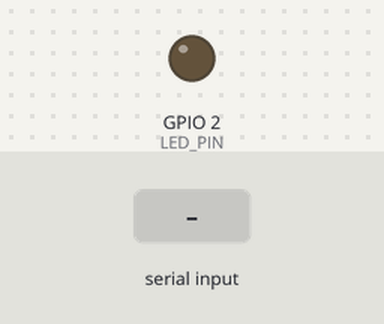
A sketch run on a simulated ESP32. Shown: output pins drawn as LEDs (lit = HIGH). The inputs (shaded band) are chosen by the test bench. WiFi joins after 1.5 s; servers stay silent unless stated; the local clock reads 2024-03-15 10:24:30 at power-on unless the sketch sets it; not simulated (calls return 0 or success): secrets.h; what the sketch prints to the serial monitor is not drawn.

Above: at 1.2 s.
1.3 s: "CLOCK,WAITING\n" received over the second serial link
At 2.1 s:
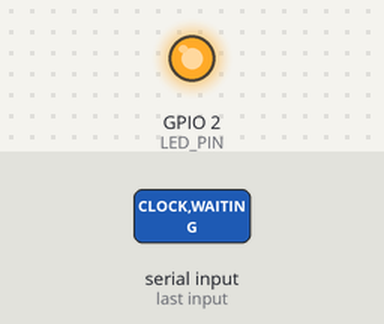
3.0 s: "LOG,\n" received over the second serial link
4.5 s: "1\n" received over the second serial link
Timing chart, 0 to 7.5 s (numbered marks = the images above; inputs shaded):
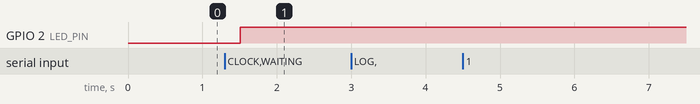

The sketch:

esp32_bridge.ino
```cpp
/*
  ESP32 WiFi+NTP 桥接板 —— 给 Arduino Uno 门禁系统当"联网小助手"
  --------------------------------------------------------------
  Uno 自己不能连WiFi,也没有靠谱的实时时钟,所以用这块ESP32:
    1) 连WiFi、连NTP服务器,把"现在几点"通过串口喂给Uno
    2) Uno刷卡产生的日志,通过串口转发给这块板子,再由它POST到
       Google Apps Script 的网页(Uno自己没法直接发HTTPS请求)

  接线(硬件说明):
    - ESP32 与 Uno 之间用 UART2 通信,9600波特:
        ESP32 RX2(GPIO16) <---- 分压电阻 ---- Uno A1 (当TX用)
          Uno输出是5V,ESP32的IO口只能耐受3.3V,所以Uno->ESP32这一路
          必须经过分压电阻(比如 1kΩ+2kΩ,或者现成的双向电平转换模块),
          不分压直接接,长期可能烧坏ESP32的GPIO16。
        ESP32 TX2(GPIO17) ----直接接----> Uno A0 (当RX用)
          ESP32是3.3V输出,Uno的输入脚在3.3V时也能识别成高电平,
          所以这一路不需要分压,直接接就行。
        代码里 Serial2.begin(9600, SERIAL_8N1, 16, 17);
    - 供电: ESP32的VIN接Uno的5V输出(或者ESP32自己用USB供电都行),
      两块板子必须共地(GND接GND),不然UART信号会乱。
    - USB Serial(Serial,115200波特)只用来在电脑上看调试信息,
      跟Uno通信完全走UART2(Serial2),两路互不干扰。
    - 板载LED(GPIO2): WiFi和NTP都正常时常亮,只要有一个没好就熄灭,
      一眼就能看出这块板子是否"联网正常"。

  行为说明:
    - WiFi断线不会卡死程序,每15秒自动重连一次,重连期间其它功能
      (读Uno的日志、维护重试队列)照常运行。
    - NTP首次同步成功后,立刻给Uno发一次当前时间,之后每60分钟
      自动补发一次,防止Uno自己的计时慢慢跑偏。
    - 如果Uno重启了(它开机时会一直发"CLOCK,WAITING"等着要时间),
      ESP32只要收到含有"CLOCK,WAITING"的行,就会立刻重发一次时间,
      不用等到下一个60分钟。
    - Uno发来的 "LOG,时间戳,时间字符串,姓名,卡号,结果" 会被解析成JSON
      转发到网页后台;网络不通或者发送失败时,先存进内存里的环形队列
      (最多存20条,超过就丢最老的一条),每60秒等WiFi正常时自动重试。
*/

#include <WiFi.h>
#include <WiFiClientSecure.h>
#include <HTTPClient.h>
#include <time.h>

// WiFi账号密码 + webhook 都在 secrets.h(不进git)——复制 secrets.h.example 填你的值
#include "secrets.h"

// 洛杉矶时区(带夏令时自动切换),NTP服务器用两个,一个挂了还有备用的
#define TZ_INFO "PST8PDT,M3.2.0,M11.1.0"
const char *NTP_SERVER1 = "pool.ntp.org";
const char *NTP_SERVER2 = "time.google.com";

// 门禁日志要POST到的网页(Google Apps Script)—— WEBHOOK_URL 定义在 secrets.h

#define LED_PIN 2

// ---------- 各种时间间隔 ----------
const unsigned long WIFI_RETRY_MS = 15UL * 1000UL;         // WiFi断线后每15秒重试
const unsigned long TIME_SEND_INTERVAL_MS = 60UL * 60UL * 1000UL; // 每60分钟补发一次时间
const unsigned long QUEUE_FLUSH_INTERVAL_MS = 60UL * 1000UL;      // 每60秒清一次重试队列

// ---------- 重试队列(环形缓冲区,最多存20条待发的JSON) ----------
#define QUEUE_CAP 20
String jsonQueue[QUEUE_CAP];
int qHead = 0;    // 最老的一条在哪个位置
int qCount = 0;   // 队列里现在有几条

// ---------- 状态变量 ----------
unsigned long lastWifiAttempt = 0;
unsigned long lastTimeSendMillis = 0;
unsigned long lastQueueFlush = 0;
bool wifiWasConnected = false;
bool ntpConfigured = false;
bool ntpSyncedPrev = false;
String uartBuf = "";   // 从Uno收字符,拼成一整行

void setup() {
  Serial.begin(115200);
  Serial2.begin(9600, SERIAL_8N1, 16, 17); // RX2=16 TX2=17,跟Uno通信
  pinMode(LED_PIN, OUTPUT);
  digitalWrite(LED_PIN, LOW);
  WiFi.mode(WIFI_STA);
  Serial.println(F("[BOOT] ESP32桥接板启动"));
}

void loop() {
  maintainWiFi();

  bool wifiConnected = (WiFi.status() == WL_CONNECTED);

  // 刚连上WiFi:启动NTP同步(只需要调用一次)
  if (wifiConnected && !wifiWasConnected) {
    Serial.print(F("[WiFi] 已连接: "));
    Serial.println(WiFi.localIP());
    if (!ntpConfigured) {
      configTzTime(TZ_INFO, NTP_SERVER1, NTP_SERVER2);
      ntpConfigured = true;
      Serial.println(F("[NTP] 已启动同步"));
    }
  }
  if (!wifiConnected && wifiWasConnected) {
    Serial.println(F("[WiFi] 断线了,进入重试模式"));
  }
  wifiWasConnected = wifiConnected;

  bool ntpSyncedNow = isNtpSynced();

  // 首次同步成功:立刻给Uno发一次时间
  if (ntpSyncedNow && !ntpSyncedPrev) {
    Serial.println(F("[NTP] 首次同步成功"));
    sendTimeToUno();
  }
  ntpSyncedPrev = ntpSyncedNow;

  // 每60分钟补发一次时间,防止Uno那边慢慢跑偏
  if (ntpSyncedNow && (millis() - lastTimeSendMillis >= TIME_SEND_INTERVAL_MS)) {
    sendTimeToUno();
  }

  handleUnoSerial();

  // 每60秒,WiFi正常的话就把没发出去的日志再试一次
  if (wifiConnected && (millis() - lastQueueFlush >= QUEUE_FLUSH_INTERVAL_MS)) {
    lastQueueFlush = millis();
    flushQueue();
  }

  digitalWrite(LED_PIN, (wifiConnected && ntpSyncedNow) ? HIGH : LOW);
}

// ============================================================
// WiFi: 非阻塞重连,断线不影响其它功能
// ============================================================
void maintainWiFi() {
  if (WiFi.status() == WL_CONNECTED) return;
  unsigned long now = millis();
  if (lastWifiAttempt == 0 || now - lastWifiAttempt >= WIFI_RETRY_MS) {
    lastWifiAttempt = now;
    Serial.println(F("[WiFi] 尝试连接..."));
    WiFi.disconnect();
    WiFi.begin(WIFI_SSID, WIFI_PASS);
  }
}

// 判断NTP是不是已经同步过:系统时间如果还停在1970年附近,说明没同步
bool isNtpSynced() {
  time_t now = time(nullptr);
  return now > 1700000000; // 随便选一个远大于"没同步"的时间点(2023年之后)
}

// ============================================================
// 把当前时间发给Uno: "T<epoch>\n"
// epoch是"本地墙上时间"按UTC方式算出来的时间戳,
// 也就是 gmtime(epoch) 出来的年月日时分秒,要跟洛杉矶当地时间一致
// (Uno那边不知道时区,只想要一串能直接拆成年月日时分秒的数字)
// ============================================================
void sendTimeToUno() {
  struct tm t;
  if (!getLocalTime(&t, 200)) {
    Serial.println(F("[TIME] 还没拿到本地时间,先不发"));
    return;
  }
  time_t wallEpoch = civilToEpoch(t.tm_year + 1900, t.tm_mon + 1, t.tm_mday,
                                   t.tm_hour, t.tm_min, t.tm_sec);
  Serial2.print('T');
  Serial2.print((unsigned long)wallEpoch);
  Serial2.print('\n');
  lastTimeSendMillis = millis();
  Serial.print(F("[TIME] 已发送给Uno: T"));
  Serial.println((unsigned long)wallEpoch);
}

// 把"年月日"转成从1970-01-01开始的天数(Howard Hinnant的经典算法,亲测好用)
long daysFromCivil(int y, int m, int d) {
  y -= (m <= 2) ? 1 : 0;
  long era = (y >= 0 ? y : y - 399) / 400;
  unsigned yoe = (unsigned)(y - era * 400);
  unsigned doy = (153 * (m + (m > 2 ? -3 : 9)) + 2) / 5 + d - 1;
  unsigned doe = yoe * 365 + yoe / 4 - yoe / 100 + doy;
  return era * 146097L + (long)doe - 719468L;
}

// 年月日时分秒 -> 时间戳(把输入的这组数字当成UTC来算,不管它实际是哪个时区)
time_t civilToEpoch(int year, int mon, int day, int hour, int minute, int sec) {
  long days = daysFromCivil(year, mon, day);
  long secs = days * 86400L + (long)hour * 3600L + (long)minute * 60L + sec;
  return (time_t)secs;
}

// ============================================================
// 读Uno发来的每一行,拼好之后交给processUnoLine处理
// ============================================================
void handleUnoSerial() {
  while (Serial2.available()) {
    char c = Serial2.read();
    if (c == '\n') {
      uartBuf.trim();
      if (uartBuf.length() > 0) processUnoLine(uartBuf);
      uartBuf = "";
    } else if (c != '\r') {
      uartBuf += c;
      if (uartBuf.length() > 200) uartBuf = ""; // 异常数据太长,直接丢掉重新开始
    }
  }
}

void processUnoLine(String line) {
  Serial.print(F("[UNO] "));
  Serial.println(line);

  if (line.indexOf("CLOCK,WAITING") >= 0) {
    // Uno重启后一直在等时间,收到就立刻补发一次
    sendTimeToUno();
    return;
  }
  if (line.startsWith("LOG,")) {
    handleLogLine(line);
  }
}

// ============================================================
// 解析 LOG,<device_unix>,<device_time>,<name>,<uid>,<result>
// 转成JSON,POST到网页后台;失败就存进重试队列
// ============================================================
void handleLogLine(String line) {
  String f[6]; // f[0]="LOG", f[1..5]=数据字段
  if (!splitFields(line, f, 6)) {
    Serial.println(F("[LOG] 格式不对,丢弃这一行"));
    return;
  }

  String payload = buildJson(f[1], f[2], f[3], f[4], f[5]);
  bool ok = postJson(payload);
  if (ok) {
    Serial.println(F("[LOG] 转发成功"));
  } else {
    Serial.println(F("[LOG] 转发失败,存入重试队列"));
    enqueuePayload(payload);
  }
  Serial.print(F("[QUEUE] 当前队列条数: "));
  Serial.println(qCount);
}

// 按逗号切成maxFields份;最后一份不管里面还有没有逗号,原样保留
bool splitFields(String line, String *out, int maxFields) {
  int start = 0;
  for (int i = 0; i < maxFields; i++) {
    if (i == maxFields - 1) {
      out[i] = line.substring(start);
    } else {
      int idx = line.indexOf(',', start);
      if (idx < 0) return false; // 逗号不够,格式不对
      out[i] = line.substring(start, idx);
      start = idx + 1;
    }
  }
  return true;
}

String escapeJson(String s) {
  s.replace("\\", "\\\\");
  s.replace("\"", "\\\"");
  return s;
}

String buildJson(String deviceUnix, String deviceTime, String name, String uid, String result) {
  String j = "{";
  j += "\"mac_time\":\"esp32\",";
  j += "\"device_unix\":\"" + escapeJson(deviceUnix) + "\",";
  j += "\"device_time\":\"" + escapeJson(deviceTime) + "\",";
  j += "\"name\":\"" + escapeJson(name) + "\",";
  j += "\"uid\":\"" + escapeJson(uid) + "\",";
  j += "\"result\":\"" + escapeJson(result) + "\"";
  j += "}";
  return j;
}

// 真正发HTTP POST;302和200都算成功(Apps Script成功时会跳转)
bool postJson(String payload) {
  if (WiFi.status() != WL_CONNECTED) return false;

  WiFiClientSecure client;
  client.setInsecure(); // 教学用,不校验证书;正式项目建议换成校验证书的写法
  HTTPClient https;
  if (!https.begin(client, WEBHOOK_URL)) return false;
  https.addHeader("Content-Type", "application/json");

  int code = https.POST(payload);
  https.end();

  Serial.print(F("[HTTP] 返回码: "));
  Serial.println(code);
  return (code == 200 || code == 302);
}

// ============================================================
// 重试队列:环形缓冲区,最多20条,满了就丢最老的那条
// ============================================================
void enqueuePayload(String payload) {
  if (qCount >= QUEUE_CAP) {
    qHead = (qHead + 1) % QUEUE_CAP; // 丢弃最老的一条
    qCount--;
  }
  int tail = (qHead + qCount) % QUEUE_CAP;
  jsonQueue[tail] = payload;
  qCount++;
}

// 从最老的一条开始依次重发,遇到失败就停下,留到下次再试(保持顺序)
void flushQueue() {
  while (qCount > 0) {
    bool ok = postJson(jsonQueue[qHead]);
    if (!ok) break;
    qHead = (qHead + 1) % QUEUE_CAP;
    qCount--;
  }
  if (qCount > 0) {
    Serial.print(F("[QUEUE] 还剩"));
    Serial.print(qCount);
    Serial.println(F("条没发出去,下次再试"));
  }
}
```

Measured:
- after the input at 3.0 s, every drawn part: stays the same
- after the input at 4.5 s, every drawn part: stays the same
